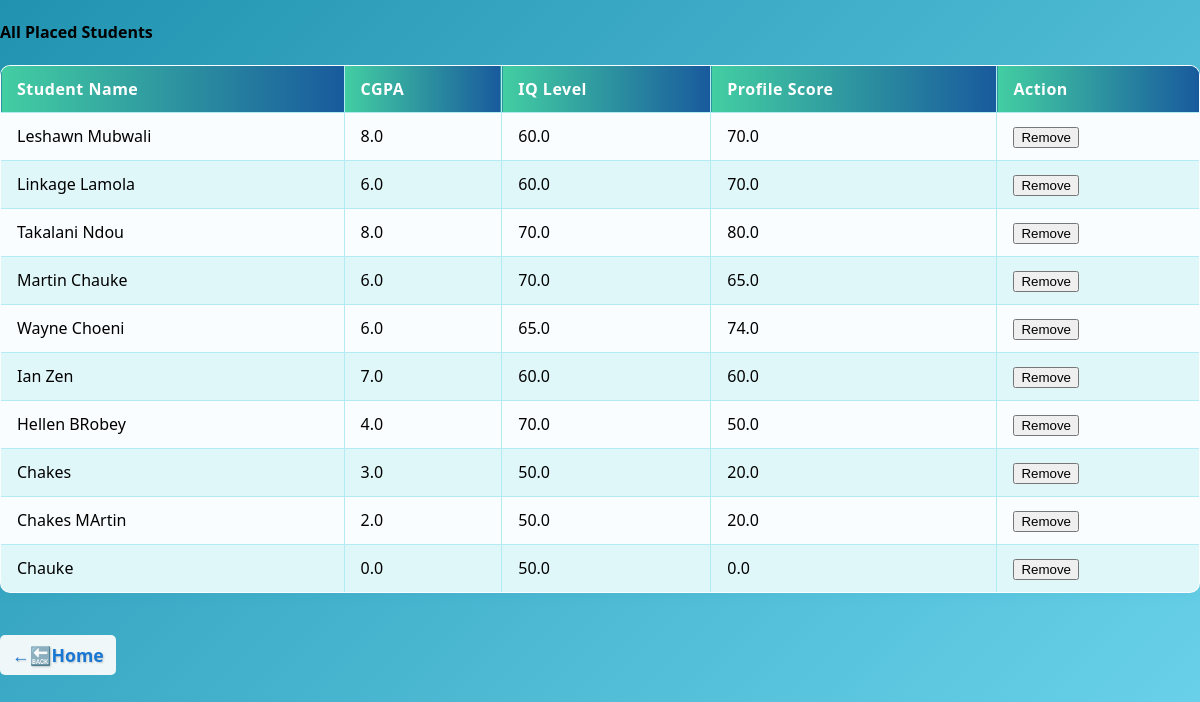
The page /my_placed_students (signed in) on the database its author committed.
### tables this page shows
CREATE TABLE placed_students(
        Id INTEGER PRIMARY KEY AUTOINCREMENT,
        User_id INTEGER,
        Student_name TEXT NOT NULL,
        CGPA REAL,
        IQ_level REAL,
        Profile_score REAL,
        FOREIGN KEY(User_id) REFERENCES users(id)
    );

### app.py (the view)
@app.route("/my_placed_students")
@login_required
def my_placed_students():
    user_id=session.get("user_id")
    conn=get_db_connection()
    placed_students=conn.execute("SELECT * FROM placed_students WHERE User_id=?", (user_id,)).fetchall()
    conn.close()
    return render_template("my_placed_students.html", placed_students=placed_students)

### app.py (called while the page is built)
def get_db_connection():
    conn=sqlite3.connect(DATABASE)
    conn.row_factory=sqlite3.Row
    return conn

def login_required(f):
    @wraps(f)
    def wrapper(*args,**kwargs):
        if "user_id" not in session:
            flash("Please log in to continue.","warning")
            return redirect(url_for("login"))
        return f(*args,**kwargs)
    return wrapper

### templates/my_placed_students.html (shortened to what this page needs)
<!DOCTYPE html>
<html>
<head>
</head>
<body>
    {% if placed_students %}
<h4 class="mt-5 mb-3">All Placed Students</h4>
<div style="overflow-x:auto;">
  <table class="table" border="1" cellpadding="8" style="width:100%;background:#fafdff">
    <thead>
      <tr style="background: linear-gradient(90deg,#43cea2 0%, #185a9d 100%); color:#fff;">
        <th>Student Name</th>
        <th>CGPA</th>
        <th>IQ Level</th>
        <th>Profile Score</th>
        <th>Action</th>
      </tr>
    </thead>
    <tbody>
      {% for student in placed_students %}
      <tr>
        <td>{{ student.Student_name }}</td>
        <td>{{ student.CGPA }}</td>
        <td>{{ student.IQ_level }}</td>
        <td>{{ student.Profile_score }}</td>
        <td>
            <form method="post" style="display:inline;">
              <button type="submit" class="remove-btn" onclick="return confirm('Are you sure want to remove {{ student.Student_name }}?')">Remove</button>
            </form>
        </td>
      </tr>
      {% endfor %}
    </tbody>
  </table>
  <a style="margin-top: 20px; display: inline-block; background-color: #f0f7f8; text-shadow: 1px 1px 2px rgba(0,0,0,0.2);
  border-radius: 5px; padding: 8px 12px;" href="{{ url_for('home')}}" class="back-link" >&larr;🔙Home</a>
</div>
{% else %}
  <p class="mt-5">No students placed yet!</p>
{% endif %}
</body>
</html>

### templates/my_placed_students.html (style rules this page uses)
body { font-family: 'Segoe UI', Arial, sans-serif; margin: 0; padding: 0; background: linear-gradient(135deg, #2193b0 0%, #6dd5ed 100%); min-height: 100vh; }
table { border-collapse: collapse; width: 100%; background: #fafdff; margin-bottom: 22px; border-radius: 10px; overflow: hidden; box-shadow: 0 2px 12px rgba(33,147,176,0.07); }
th, td { border: 1px solid #b2ebf2; padding: 12px 16px; text-align: left; }
th { background: linear-gradient(90deg, #43cea2 0%, #185a9d 100%); color: #fff; font-weight: 600; letter-spacing: 0.5px; }
tr:nth-child(even) { background: #e0f7fa; }
.back-link { text-decoration: none; color: #1976d2; font-weight: bold; font-size: 1.1em; margin-top: 10px; display: inline-block; }

### rows shown on the page
placed_students: Student_name "Leshawn Mubwali", CGPA "8.0", IQ_level "60.0", Profile_score "70.0"
placed_students: Student_name "Linkage Lamola", CGPA "6.0", IQ_level "60.0", Profile_score "70.0"
placed_students: Student_name "Takalani Ndou", CGPA "8.0", IQ_level "70.0", Profile_score "80.0"
placed_students: Student_name "Martin Chauke", CGPA "6.0", IQ_level "70.0", Profile_score "65.0"
placed_students: Student_name "Wayne Choeni", CGPA "6.0", IQ_level "65.0", Profile_score "74.0"
placed_students: Student_name "Ian Zen", CGPA "7.0", IQ_level "60.0", Profile_score "60.0"
placed_students: Student_name "Hellen BRobey", CGPA "4.0", IQ_level "70.0", Profile_score "50.0"
placed_students: Student_name "Chakes", CGPA "3.0", IQ_level "50.0", Profile_score "20.0"
placed_students: Student_name "Chakes MArtin", CGPA "2.0", IQ_level "50.0", Profile_score "20.0"
placed_students: Student_name "Chauke", CGPA "0.0", IQ_level "50.0", Profile_score "0.0"
